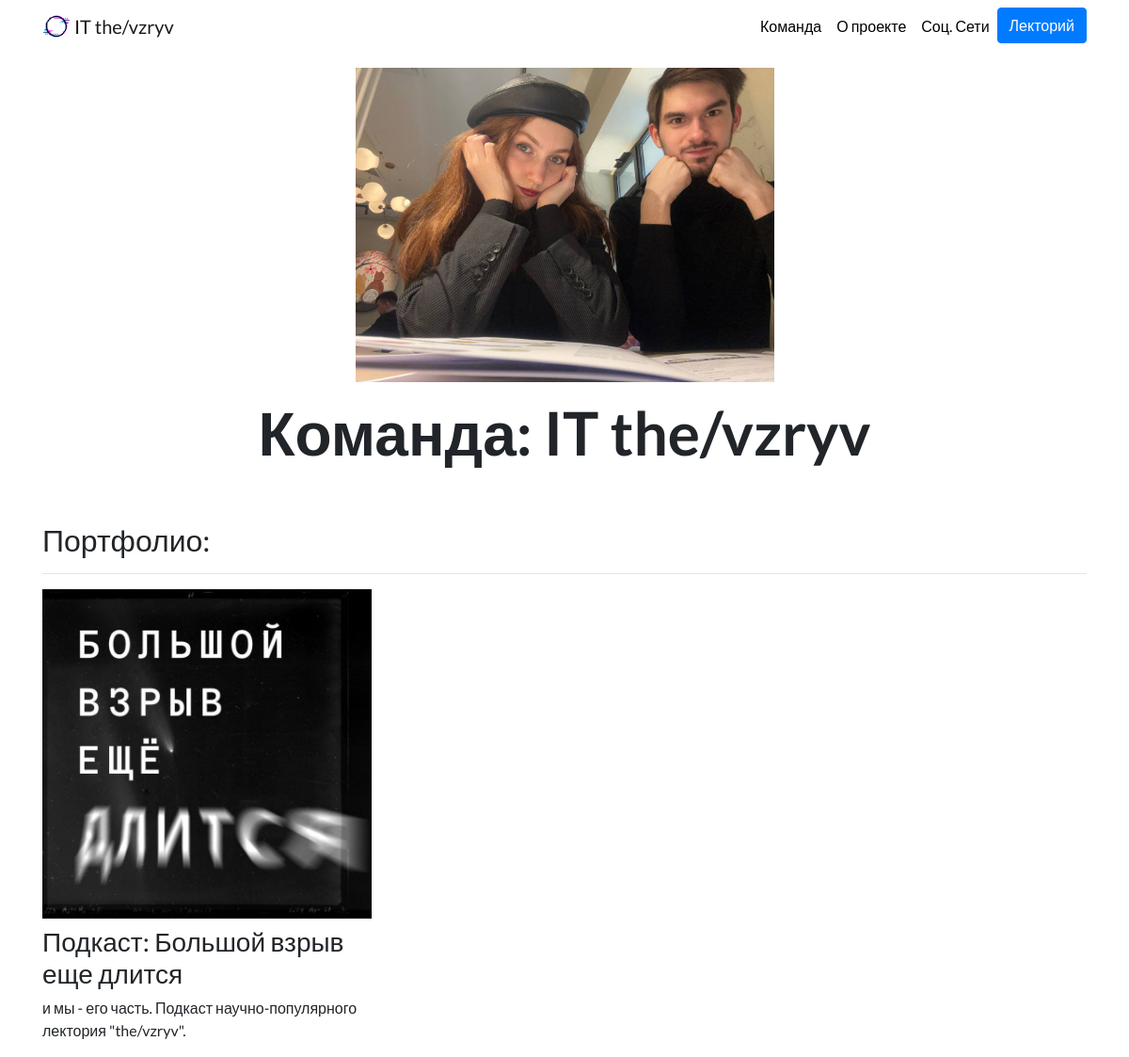
The page / on the database its author committed.
### portfolio/models.py (models this page shows, shortened)
class Project(models.Model):
    title = models.CharField(max_length=100)
    description = models.CharField(max_length=250)
    image = models.ImageField(upload_to='portfolio/images/')
    url = models.URLField(blank=True)

### portfolio/views.py (the view)
# urls.py: path("", views.home, name='home'),
def home(request):
    projects = Project.objects.all()
    return render(request, 'portfolio/home.html', {'projects': projects})

### portfolio/templates/portfolio/home.html
{% extends "portfolio/base.html" %}
{% load static %}
{% block content %}
<div class="row justify-content-center my-3">
  <div class="col-5">
    <img src="{% static 'portfolio/OurTeam.jpeg' %}" class="img-fluid">
  </div>
</div>
<div class="row justify-content-center mb-3">
  <div class="col-md-9 text-center">
    <h2 id="hometext" class="font-weight-bold">Команда: IT the/vzryv</h2>
  </div>
</div>
<h2 class="mt-5">Портфолио:</h2>
<hr>
<div class="row">
  {% for project in projects %}
  <div class="col-lg-4 col-md-6">
    {% if project.url %}
    <a href="{{ project.url }}">
      <img src="{{ project.image.url }}" class="img-fluid mb-2">
    </a>
    {% else %}
    <img src="{{ project.image.url }}" class="img-fluid mb-2">
    {% endif %}
    <h3>{{ project.title }}</h3>
    <p>{{ project.description }}</p>
  </div>
  {% endfor %}
</div>
{% endblock %}

### portfolio/static/portfolio/custom.css (style rules this page uses)
body { font-family: 'Lato', sans-serif; }
@media (min-width: 992px) { #hometext { font-size: 4rem; } }

### rows shown on the page
Project: image (picture), title "Подкаст: Большой взрыв еще длится", description "и мы - его часть. Подкаст научно-популярного лектория \"the/vzryv\"."
